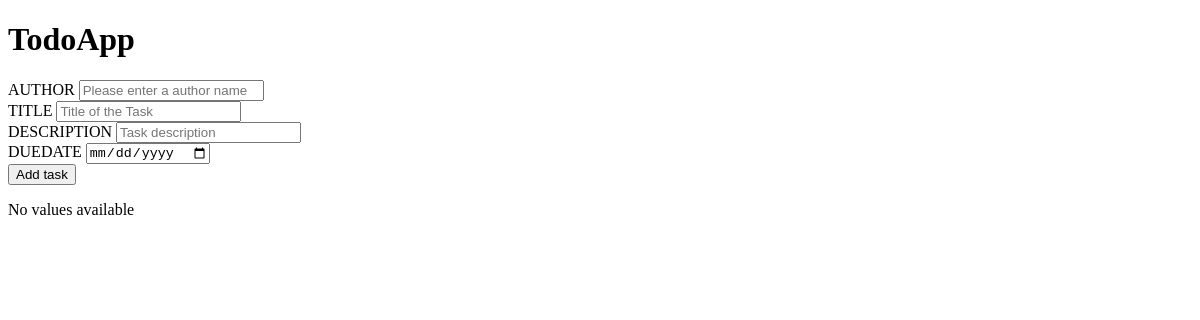
Page /todo/ on the earlier database version.
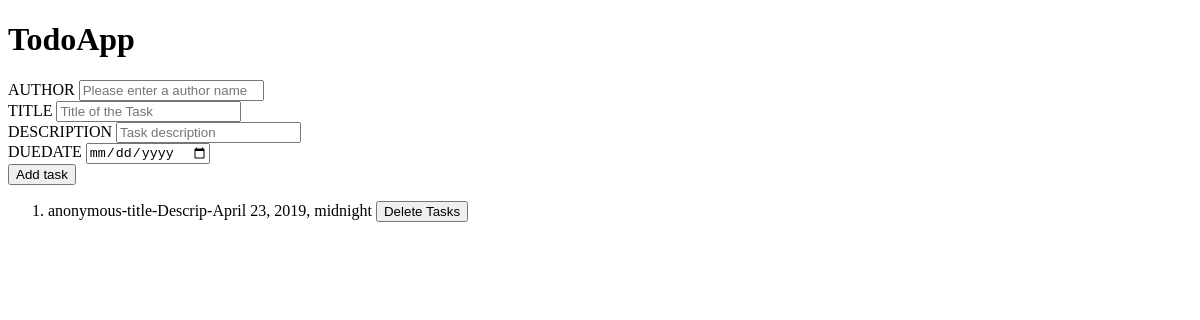
Same page on the later database version.
### todolist/models.py (models this page shows, shortened)
class TodoList(models.Model):
    author = models.CharField(max_length=50, blank= True)
    description = models.TextField(max_length=200)
    title = models.CharField(max_length=100)
    created = models.DateField(default=timezone.now().strftime("%Y-%m-%d"))
    due_date = models.DateTimeField()
    class Meta:
        ordering = ["-created"]

### todolist/views.py (the view, shortened to what this page needs)
# urls.py: path('todo/', index, name="TODOLIST"),
def index(request):
    todos = TodoList.objects.all()
    return render(request, "index.html", {"todos": todos})

### todolist/templates/index.html (shortened to what this page needs)
<!DOCTYPE html>
<html >
<head>
{% load static %}
</head>
<body>
<div class="container">
<div class="content">
<h1>TodoApp</h1>
<form action="" method="post">
    <div >
        <label >AUTHOR</label>
        <input type="text" id="author" placeholder="Please enter a author name" name="author">
    </div>
    <div >
        <label >TITLE</label>
        <input type="text" id="title" placeholder="Title of the Task" name="title" required>
    </div>
    <div >
        <label>DESCRIPTION</label>
        <input type="text" id="description" placeholder="Task description" name="description" required>
    </div>
    <div >
        <label>DUEDATE</label>
        <input type="date" id="duedate" name="duedate" >
    </div>
    <div >
        <button name="taskAdd" type="submit">Add task</button>
    </div>
</form>
</div>
</div>
<div>
    <form action="" method="post">
        {% if todos %}
   <ol>
            {% for todo in todos %}
                <li>
                    {{ todo.author }}-{{todo.title}}-{{ todo.description }}-{{ todo.due_date }} <button id="delete" name="delete" value="{{todo.id}}" type="submit" >Delete Tasks</button>
                </li>
            {% endfor %}
</ol>
        {% endif %}
        {% if not todos %}
        <p>No values available</p>
         {% endif %}
    </form>
    </div>
</body>
</html>

Differences in the rows shown:
added TodoList: author "anonymous", title "title", description "Descrip", due_date "April 23, 2019, midnight", {{ todo.id }} 2 (drawn)
Other differences:
text no longer shown: "No values available"
